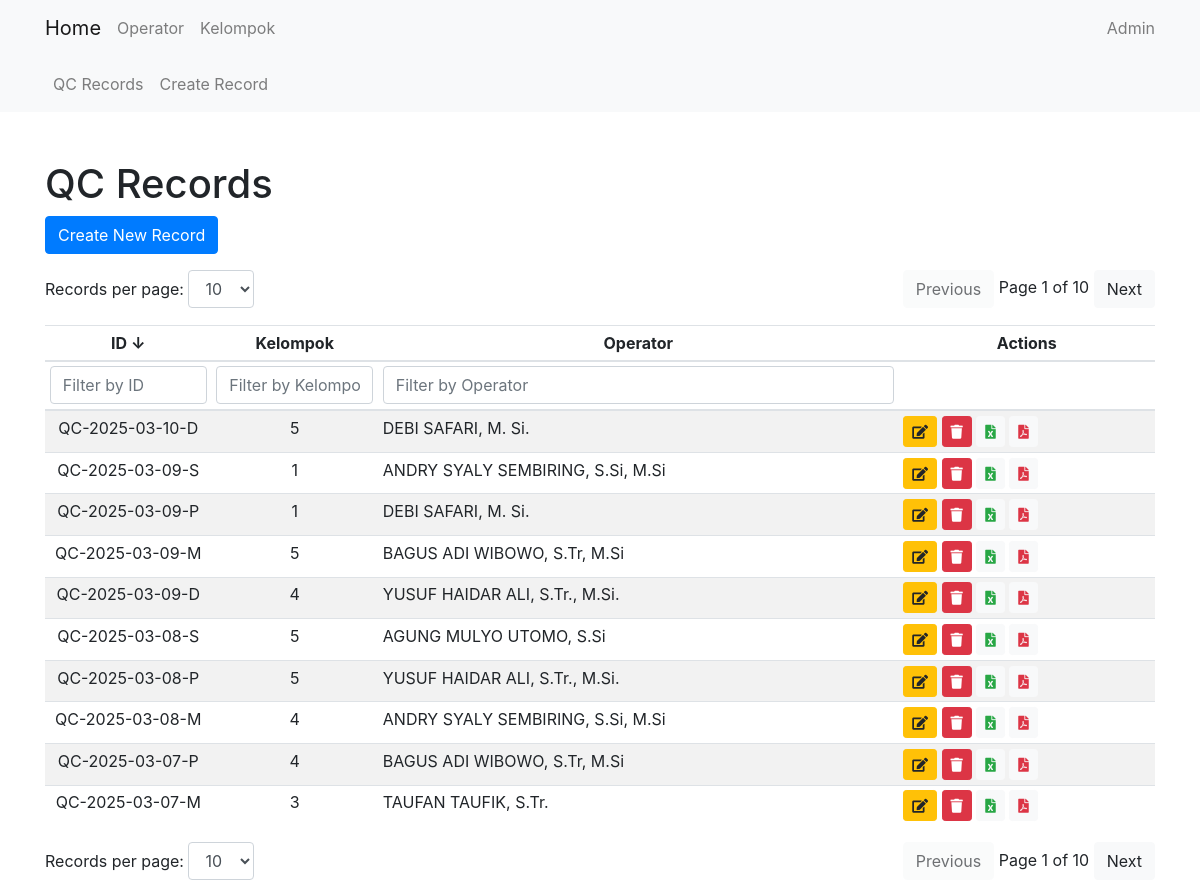
The page /qc/ on the database its author committed.
### qc/models.py (models this page shows, shortened)
class QcRecord(models.Model):
    date = models.DateField(default=get_default_date)
    qc_id = models.CharField(max_length=15, default='0')
    shift = models.CharField(max_length=15, choices=SHIFT, default='P')
    kelompok = models.CharField(max_length=1, choices=KELOMPOK, default='1')
    jam_pelaksanaan = models.TimeField(default=(timezone.now() + timezone.timedelta(hours=7)).replace(second=0, microsecond=0))
    qc_prev = models.TextField(default='0')
    qc = models.TextField(default='0')
    operator = models.ForeignKey(Operator, on_delete=models.CASCADE)
    NIP = models.CharField(max_length=18, default='0')
    event_indonesia = models.IntegerField(default=0)
    event_luar = models.IntegerField(default=0)
    kel_sebelum = models.CharField(max_length=1, choices=KELOMPOK, default='1')

### core/models.py (models this page shows)
class Operator(models.Model):
    name = models.CharField(max_length=100)
    NIP = models.CharField(max_length=18)
    nickname = models.CharField(max_length=100, default='')
    def __str__(self):
        return self.name

### qc/views.py (the view)
# urls.py: path('', QcRecordListView.as_view(), name='qcrecord_list'),
class QcRecordListView(ListView):
    model = QcRecord
    template_name = 'qc/qcrecord_list.html'
    context_object_name = 'qcrecords'

### qc/templates/qc/qcrecord_list.html (shortened to what this page needs)
{% extends 'core/base.html' %}
{% block content %}
<h1 class="mt-5">QC Records</h1>
<a href="{% url 'qc:qcrecord_create' %}" class="btn btn-primary mb-3">Create New Record</a>
<div class="d-flex justify-content-between mb-3">
    <div>
        <label for="recordsPerPageTop">Records per page:</label>
        <select id="recordsPerPageTop" class="form-control d-inline-block w-auto">
            <option value="10" selected>10</option>
        </select>
    </div>
    <div>
        <button id="prevPageTop" class="btn btn-light">Previous</button>
        <span id="pageInfoTop"></span>
        <button id="nextPageTop" class="btn btn-light">Next</button>
    </div>
</div>
<div class="table-responsive">
    <table class="table table-striped table-sm" id="qcRecordTable">
        <thead>
            <tr>
                <th onclick="sortTable(0)" style="cursor: pointer; text-align: center;" width="15%">ID <span id="idSortArrow">↓</span></th>
                <th onclick="sortTable(1)" style="cursor: pointer; text-align: center;" width="15%">Kelompok </th>
                <th onclick="sortTable(2)" style="cursor: pointer; text-align: center;">Operator </th>
                <th style="text-align: center;">Actions</th>
            </tr>
            <tr>
                <th><input type="text" id="idFilter" onkeyup="filterTable(0)" placeholder="Filter by ID" class="form-control"></th>
                <th><input type="text" id="kelompokFilter" onkeyup="filterTable(1)" placeholder="Filter by Kelompok" class="form-control"></th>
                <th><input type="text" id="operatorFilter" onkeyup="filterTable(2)" placeholder="Filter by Operator" class="form-control"></th>
                <th></th>
            </tr>
        </thead>
        <tbody id="qcRecordTableBody">
            {% for record in qcrecords|dictsortreversed:"qc_id" %}
            <tr>
                <td style="text-align: center;">{{ record.qc_id }}</td>
                <td style="text-align: center;">{{ record.kelompok }}</td>
                <td>{{ record.operator }}</td>
                <td>
                    <a href="{% url 'qc:qcrecord_update' record.pk %}" class="btn btn-sm btn-warning" data-toggle="tooltip" title="Edit">
                        <i class="fas fa-edit"></i>
                    </a>
                    <form action="{% url 'qc:qcrecord_delete_direct' record.pk %}" method="post" style="display:inline;">
                        <button type="button" class="btn btn-sm btn-danger delete-button" data-toggle="tooltip" title="Delete">
                            <i class="fas fa-trash"></i>
                        </button>
                    </form>
                    <a href="{% url 'qc:export_to_excel' record.pk %}" class="btn btn-sm btn-light text-success" data-toggle="tooltip" title="Export to Excel">
                        <i class="fas fa-file-excel"></i>
                    </a>
                    <a href="{% url 'qc:export_to_pdf' record.pk %}" class="btn btn-sm btn-light text-danger" data-toggle="tooltip" title="Export to PDF">
                        <i class="fas fa-file-pdf"></i>
                    </a>
                </td>
            </tr>
            {% endfor %}
        </tbody>
    </table>
</div>
<div class="d-flex justify-content-between">
    <div>
        <label for="recordsPerPage">Records per page:</label>
        <select id="recordsPerPage" class="form-control d-inline-block w-auto">
            <option value="10" selected>10</option>
        </select>
    </div>
    <div>
        <button id="prevPage" class="btn btn-light">Previous</button>
        <span id="pageInfo"></span>
        <button id="nextPage" class="btn btn-light">Next</button>
    </div>
</div>
{% endblock %}

### rows shown on the page
QcRecord: qc_id "QC-2025-03-10-D", kelompok "5", operator "DEBI SAFARI, M. Si."
QcRecord: qc_id "QC-2025-03-09-S", kelompok "1", operator "ANDRY SYALY SEMBIRING, S.Si, M.Si"
QcRecord: qc_id "QC-2025-03-09-P", kelompok "1", operator "DEBI SAFARI, M. Si."
QcRecord: qc_id "QC-2025-03-09-M", kelompok "5", operator "BAGUS ADI WIBOWO, S.Tr, M.Si"
QcRecord: qc_id "QC-2025-03-09-D", kelompok "4", operator "YUSUF HAIDAR ALI, S.Tr., M.Si."
QcRecord: qc_id "QC-2025-03-08-S", kelompok "5", operator "AGUNG MULYO UTOMO, S.Si"
QcRecord: qc_id "QC-2025-03-08-P", kelompok "5", operator "YUSUF HAIDAR ALI, S.Tr., M.Si."
QcRecord: qc_id "QC-2025-03-08-M", kelompok "4", operator "ANDRY SYALY SEMBIRING, S.Si, M.Si"
QcRecord: qc_id "QC-2025-03-07-P", kelompok "4", operator "BAGUS ADI WIBOWO, S.Tr, M.Si"
QcRecord: qc_id "QC-2025-03-07-M", kelompok "3", operator "TAUFAN TAUFIK, S.Tr."
